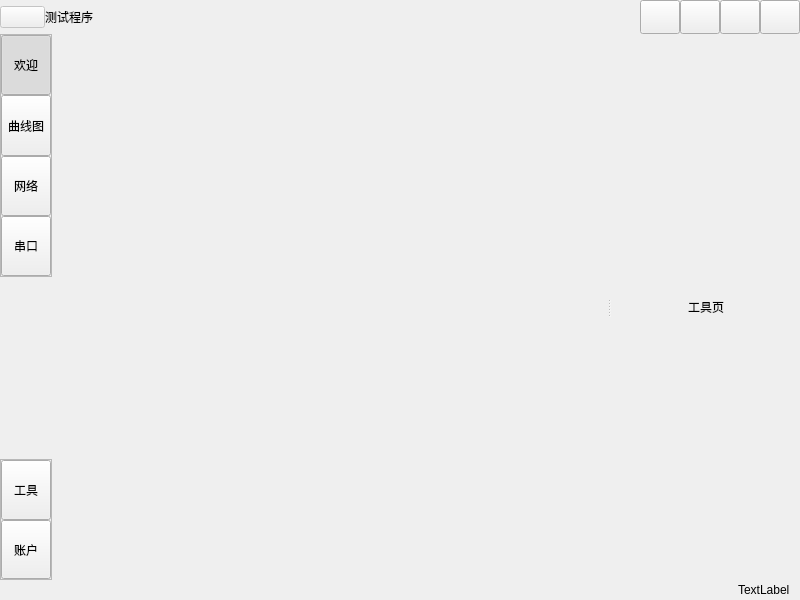
<?xml version="1.0" encoding="UTF-8"?>
<ui version="4.0">
 <class>MainWindow</class>
 <widget class="QMainWindow" name="MainWindow">
  <property name="geometry">
   <rect>
    <x>0</x>
    <y>0</y>
    <width>800</width>
    <height>600</height>
   </rect>
  </property>
  <property name="windowTitle">
   <string>MainWindow</string>
  </property>
  <widget class="QWidget" name="centralwidget">
   <layout class="QVBoxLayout" name="verticalLayout" stretch="2,32,1">
    <property name="spacing">
     <number>0</number>
    </property>
    <property name="leftMargin">
     <number>0</number>
    </property>
    <property name="topMargin">
     <number>0</number>
    </property>
    <property name="rightMargin">
     <number>0</number>
    </property>
    <property name="bottomMargin">
     <number>0</number>
    </property>
    <item>
     <widget class="QWidget" name="TitleWidget" native="true">
      <layout class="QHBoxLayout" name="horizontalLayout">
       <property name="spacing">
        <number>0</number>
       </property>
       <property name="leftMargin">
        <number>0</number>
       </property>
       <property name="topMargin">
        <number>0</number>
       </property>
       <property name="rightMargin">
        <number>0</number>
       </property>
       <property name="bottomMargin">
        <number>0</number>
       </property>
       <item>
        <widget class="QWidget" name="IconWidget" native="true">
         <property name="sizePolicy">
          <sizepolicy hsizetype="Preferred" vsizetype="Preferred">
           <horstretch>0</horstretch>
           <verstretch>0</verstretch>
          </sizepolicy>
         </property>
         <layout class="QHBoxLayout" name="horizontalLayout_4">
          <property name="spacing">
           <number>0</number>
          </property>
          <property name="leftMargin">
           <number>0</number>
          </property>
          <property name="topMargin">
           <number>0</number>
          </property>
          <property name="rightMargin">
           <number>0</number>
          </property>
          <property name="bottomMargin">
           <number>0</number>
          </property>
          <item>
           <widget class="QPushButton" name="IconBtn">
            <property name="enabled">
             <bool>false</bool>
            </property>
            <property name="minimumSize">
             <size>
              <width>45</width>
              <height>0</height>
             </size>
            </property>
            <property name="text">
             <string/>
            </property>
            <property name="icon">
             <iconset resource="PictureRes.qrc">
              <normaloff>:/icon/icon/ufoW.png</normaloff>:/icon/icon/ufoW.png</iconset>
            </property>
           </widget>
          </item>
          <item>
           <widget class="QLabel" name="IconLabel">
            <property name="text">
             <string>测试程序</string>
            </property>
           </widget>
          </item>
         </layout>
        </widget>
       </item>
       <item>
        <spacer name="horizontalSpacer">
         <property name="orientation">
          <enum>Qt::Horizontal</enum>
         </property>
         <property name="sizeType">
          <enum>QSizePolicy::Expanding</enum>
         </property>
         <property name="sizeHint" stdset="0">
          <size>
           <width>157</width>
           <height>20</height>
          </size>
         </property>
        </spacer>
       </item>
       <item>
        <widget class="QWidget" name="SearchWidget" native="true">
         <layout class="QHBoxLayout" name="horizontalLayout_2">
          <property name="spacing">
           <number>0</number>
          </property>
          <property name="leftMargin">
           <number>0</number>
          </property>
          <property name="topMargin">
           <number>3</number>
          </property>
          <property name="rightMargin">
           <number>0</number>
          </property>
          <property name="bottomMargin">
           <number>3</number>
          </property>
         </layout>
        </widget>
       </item>
       <item>
        <widget class="QWidget" name="BtnWidget" native="true">
         <layout class="QHBoxLayout" name="horizontalLayout_3">
          <property name="spacing">
           <number>0</number>
          </property>
          <property name="leftMargin">
           <number>0</number>
          </property>
          <property name="topMargin">
           <number>0</number>
          </property>
          <property name="rightMargin">
           <number>0</number>
          </property>
          <property name="bottomMargin">
           <number>0</number>
          </property>
          <item>
           <widget class="QPushButton" name="QssBtn">
            <property name="sizePolicy">
             <sizepolicy hsizetype="Minimum" vsizetype="Expanding">
              <horstretch>0</horstretch>
              <verstretch>0</verstretch>
             </sizepolicy>
            </property>
            <property name="minimumSize">
             <size>
              <width>40</width>
              <height>0</height>
             </size>
            </property>
            <property name="text">
             <string/>
            </property>
            <property name="icon">
             <iconset resource="PictureRes.qrc">
              <normaloff>:/icon/icon/penW.png</normaloff>:/icon/icon/penW.png</iconset>
            </property>
           </widget>
          </item>
          <item>
           <widget class="QPushButton" name="MinBtn">
            <property name="sizePolicy">
             <sizepolicy hsizetype="Minimum" vsizetype="Expanding">
              <horstretch>0</horstretch>
              <verstretch>0</verstretch>
             </sizepolicy>
            </property>
            <property name="minimumSize">
             <size>
              <width>40</width>
              <height>0</height>
             </size>
            </property>
            <property name="text">
             <string/>
            </property>
            <property name="icon">
             <iconset resource="PictureRes.qrc">
              <normaloff>:/icon/icon/minW.png</normaloff>:/icon/icon/minW.png</iconset>
            </property>
           </widget>
          </item>
          <item>
           <widget class="QPushButton" name="MaxBtn">
            <property name="sizePolicy">
             <sizepolicy hsizetype="Minimum" vsizetype="Expanding">
              <horstretch>0</horstretch>
              <verstretch>0</verstretch>
             </sizepolicy>
            </property>
            <property name="minimumSize">
             <size>
              <width>40</width>
              <height>0</height>
             </size>
            </property>
            <property name="text">
             <string/>
            </property>
            <property name="icon">
             <iconset resource="PictureRes.qrc">
              <normaloff>:/icon/icon/maxW.png</normaloff>:/icon/icon/maxW.png</iconset>
            </property>
           </widget>
          </item>
          <item>
           <widget class="QPushButton" name="CloseBtn">
            <property name="sizePolicy">
             <sizepolicy hsizetype="Minimum" vsizetype="Expanding">
              <horstretch>0</horstretch>
              <verstretch>0</verstretch>
             </sizepolicy>
            </property>
            <property name="minimumSize">
             <size>
              <width>40</width>
              <height>0</height>
             </size>
            </property>
            <property name="text">
             <string/>
            </property>
            <property name="icon">
             <iconset resource="PictureRes.qrc">
              <normaloff>:/icon/icon/close.png</normaloff>:/icon/icon/close.png</iconset>
            </property>
           </widget>
          </item>
         </layout>
        </widget>
       </item>
      </layout>
     </widget>
    </item>
    <item>
     <widget class="QWidget" name="MainWidget" native="true">
      <layout class="QHBoxLayout" name="horizontalLayout_5" stretch="1,15">
       <property name="spacing">
        <number>0</number>
       </property>
       <property name="leftMargin">
        <number>0</number>
       </property>
       <property name="topMargin">
        <number>0</number>
       </property>
       <property name="rightMargin">
        <number>0</number>
       </property>
       <property name="bottomMargin">
        <number>0</number>
       </property>
       <item>
        <widget class="QWidget" name="leftMenu" native="true">
         <layout class="QVBoxLayout" name="verticalLayout_4" stretch="4,3,2">
          <property name="spacing">
           <number>0</number>
          </property>
          <property name="leftMargin">
           <number>0</number>
          </property>
          <property name="topMargin">
           <number>0</number>
          </property>
          <property name="rightMargin">
           <number>0</number>
          </property>
          <property name="bottomMargin">
           <number>0</number>
          </property>
          <item>
           <widget class="QFrame" name="menuFrame">
            <property name="sizePolicy">
             <sizepolicy hsizetype="Preferred" vsizetype="Preferred">
              <horstretch>0</horstretch>
              <verstretch>0</verstretch>
             </sizepolicy>
            </property>
            <property name="frameShape">
             <enum>QFrame::StyledPanel</enum>
            </property>
            <property name="frameShadow">
             <enum>QFrame::Raised</enum>
            </property>
            <layout class="QGridLayout" name="gridLayout">
             <property name="leftMargin">
              <number>0</number>
             </property>
             <property name="topMargin">
              <number>0</number>
             </property>
             <property name="rightMargin">
              <number>0</number>
             </property>
             <property name="bottomMargin">
              <number>0</number>
             </property>
             <property name="spacing">
              <number>0</number>
             </property>
             <item row="3" column="0">
              <widget class="QToolButton" name="networkBtn">
               <property name="sizePolicy">
                <sizepolicy hsizetype="Expanding" vsizetype="Expanding">
                 <horstretch>0</horstretch>
                 <verstretch>0</verstretch>
                </sizepolicy>
               </property>
               <property name="text">
                <string>网络</string>
               </property>
               <property name="icon">
                <iconset resource="PictureRes.qrc">
                 <normaloff>:/icon/icon/network.png</normaloff>:/icon/icon/network.png</iconset>
               </property>
               <property name="checkable">
                <bool>true</bool>
               </property>
               <property name="checked">
                <bool>false</bool>
               </property>
               <property name="autoExclusive">
                <bool>true</bool>
               </property>
               <property name="toolButtonStyle">
                <enum>Qt::ToolButtonTextUnderIcon</enum>
               </property>
              </widget>
             </item>
             <item row="2" column="0">
              <widget class="QToolButton" name="plotBtn">
               <property name="sizePolicy">
                <sizepolicy hsizetype="Expanding" vsizetype="Expanding">
                 <horstretch>0</horstretch>
                 <verstretch>0</verstretch>
                </sizepolicy>
               </property>
               <property name="text">
                <string>曲线图</string>
               </property>
               <property name="icon">
                <iconset resource="PictureRes.qrc">
                 <normaloff>:/icon/icon/Curves.png</normaloff>:/icon/icon/Curves.png</iconset>
               </property>
               <property name="checkable">
                <bool>true</bool>
               </property>
               <property name="checked">
                <bool>false</bool>
               </property>
               <property name="autoExclusive">
                <bool>true</bool>
               </property>
               <property name="toolButtonStyle">
                <enum>Qt::ToolButtonTextUnderIcon</enum>
               </property>
              </widget>
             </item>
             <item row="0" column="0">
              <widget class="QToolButton" name="startBtn">
               <property name="sizePolicy">
                <sizepolicy hsizetype="Expanding" vsizetype="Expanding">
                 <horstretch>0</horstretch>
                 <verstretch>0</verstretch>
                </sizepolicy>
               </property>
               <property name="text">
                <string>欢迎</string>
               </property>
               <property name="icon">
                <iconset resource="PictureRes.qrc">
                 <normaloff>:/icon/icon/Hi.png</normaloff>:/icon/icon/Hi.png</iconset>
               </property>
               <property name="checkable">
                <bool>true</bool>
               </property>
               <property name="checked">
                <bool>true</bool>
               </property>
               <property name="autoExclusive">
                <bool>true</bool>
               </property>
               <property name="toolButtonStyle">
                <enum>Qt::ToolButtonTextUnderIcon</enum>
               </property>
              </widget>
             </item>
             <item row="4" column="0">
              <widget class="QToolButton" name="modbusBtn">
               <property name="sizePolicy">
                <sizepolicy hsizetype="Expanding" vsizetype="Expanding">
                 <horstretch>0</horstretch>
                 <verstretch>0</verstretch>
                </sizepolicy>
               </property>
               <property name="text">
                <string>串口</string>
               </property>
               <property name="icon">
                <iconset resource="PictureRes.qrc">
                 <normaloff>:/icon/icon/com.png</normaloff>:/icon/icon/com.png</iconset>
               </property>
               <property name="checkable">
                <bool>true</bool>
               </property>
               <property name="autoExclusive">
                <bool>true</bool>
               </property>
               <property name="toolButtonStyle">
                <enum>Qt::ToolButtonTextUnderIcon</enum>
               </property>
              </widget>
             </item>
            </layout>
           </widget>
          </item>
          <item>
           <spacer name="verticalSpacer">
            <property name="orientation">
             <enum>Qt::Vertical</enum>
            </property>
            <property name="sizeType">
             <enum>QSizePolicy::Expanding</enum>
            </property>
            <property name="sizeHint" stdset="0">
             <size>
              <width>20</width>
              <height>201</height>
             </size>
            </property>
           </spacer>
          </item>
          <item>
           <widget class="QFrame" name="toolFrame">
            <property name="sizePolicy">
             <sizepolicy hsizetype="Preferred" vsizetype="Preferred">
              <horstretch>0</horstretch>
              <verstretch>0</verstretch>
             </sizepolicy>
            </property>
            <property name="frameShape">
             <enum>QFrame::StyledPanel</enum>
            </property>
            <property name="frameShadow">
             <enum>QFrame::Raised</enum>
            </property>
            <layout class="QGridLayout" name="gridLayout_2">
             <property name="leftMargin">
              <number>0</number>
             </property>
             <property name="topMargin">
              <number>0</number>
             </property>
             <property name="rightMargin">
              <number>0</number>
             </property>
             <property name="bottomMargin">
              <number>0</number>
             </property>
             <property name="spacing">
              <number>0</number>
             </property>
             <item row="0" column="0">
              <widget class="QToolButton" name="toolBtn">
               <property name="sizePolicy">
                <sizepolicy hsizetype="Expanding" vsizetype="Expanding">
                 <horstretch>0</horstretch>
                 <verstretch>0</verstretch>
                </sizepolicy>
               </property>
               <property name="text">
                <string>工具</string>
               </property>
               <property name="icon">
                <iconset resource="PictureRes.qrc">
                 <normaloff>:/icon/icon/tool.png</normaloff>:/icon/icon/tool.png</iconset>
               </property>
               <property name="toolButtonStyle">
                <enum>Qt::ToolButtonTextUnderIcon</enum>
               </property>
              </widget>
             </item>
             <item row="1" column="0">
              <widget class="QToolButton" name="idBtn">
               <property name="sizePolicy">
                <sizepolicy hsizetype="Expanding" vsizetype="Expanding">
                 <horstretch>0</horstretch>
                 <verstretch>0</verstretch>
                </sizepolicy>
               </property>
               <property name="text">
                <string>账户</string>
               </property>
               <property name="icon">
                <iconset resource="PictureRes.qrc">
                 <normaloff>:/icon/icon/ID.png</normaloff>:/icon/icon/ID.png</iconset>
               </property>
               <property name="toolButtonStyle">
                <enum>Qt::ToolButtonTextUnderIcon</enum>
               </property>
              </widget>
             </item>
            </layout>
           </widget>
          </item>
         </layout>
        </widget>
       </item>
       <item>
        <widget class="QSplitter" name="splitter">
         <property name="orientation">
          <enum>Qt::Horizontal</enum>
         </property>
         <property name="childrenCollapsible">
          <bool>false</bool>
         </property>
         <widget class="QWidget" name="mainPage" native="true">
          <property name="sizePolicy">
           <sizepolicy hsizetype="Preferred" vsizetype="Preferred">
            <horstretch>0</horstretch>
            <verstretch>0</verstretch>
           </sizepolicy>
          </property>
          <property name="minimumSize">
           <size>
            <width>50</width>
            <height>0</height>
           </size>
          </property>
          <layout class="QGridLayout" name="gridLayout_3">
           <property name="leftMargin">
            <number>0</number>
           </property>
           <property name="topMargin">
            <number>0</number>
           </property>
           <property name="rightMargin">
            <number>0</number>
           </property>
           <property name="bottomMargin">
            <number>0</number>
           </property>
           <property name="spacing">
            <number>0</number>
           </property>
           <item row="0" column="0">
            <widget class="QStackedWidget" name="mainStack">
             <property name="currentIndex">
              <number>0</number>
             </property>
             <widget class="CarouselWidget" name="startPage"/>
             <widget class="QWidget" name="plotPage">
              <layout class="QVBoxLayout" name="verticalLayout_2" stretch="8">
               <item>
                <widget class="MyGrid" name="gridtest" native="true"/>
               </item>
              </layout>
             </widget>
             <widget class="QWidget" name="networkPage">
              <layout class="QGridLayout" name="gridLayout_5">
               <item row="0" column="0">
                <spacer name="horizontalSpacer_7">
                 <property name="orientation">
                  <enum>Qt::Horizontal</enum>
                 </property>
                 <property name="sizeHint" stdset="0">
                  <size>
                   <width>40</width>
                   <height>20</height>
                  </size>
                 </property>
                </spacer>
               </item>
               <item row="0" column="1">
                <widget class="QLabel" name="label_3">
                 <property name="text">
                  <string>网络页</string>
                 </property>
                </widget>
               </item>
               <item row="0" column="2">
                <spacer name="horizontalSpacer_8">
                 <property name="orientation">
                  <enum>Qt::Horizontal</enum>
                 </property>
                 <property name="sizeHint" stdset="0">
                  <size>
                   <width>40</width>
                   <height>20</height>
                  </size>
                 </property>
                </spacer>
               </item>
              </layout>
             </widget>
             <widget class="QWidget" name="comPage">
              <layout class="QHBoxLayout" name="horizontalLayout_8" stretch="1,4">
               <property name="spacing">
                <number>0</number>
               </property>
               <property name="leftMargin">
                <number>0</number>
               </property>
               <property name="topMargin">
                <number>0</number>
               </property>
               <property name="rightMargin">
                <number>0</number>
               </property>
               <property name="bottomMargin">
                <number>0</number>
               </property>
               <item>
                <widget class="QWidget" name="widget_4" native="true">
                 <layout class="QVBoxLayout" name="verticalLayout_5" stretch="1,6,2,4">
                  <property name="spacing">
                   <number>0</number>
                  </property>
                  <property name="leftMargin">
                   <number>0</number>
                  </property>
                  <property name="topMargin">
                   <number>0</number>
                  </property>
                  <property name="rightMargin">
                   <number>0</number>
                  </property>
                  <property name="bottomMargin">
                   <number>0</number>
                  </property>
                  <item>
                   <widget class="QWidget" name="widget_7" native="true">
                    <layout class="QGridLayout" name="gridLayout_12">
                     <item row="0" column="0">
                      <widget class="QLabel" name="label_6">
                       <property name="text">
                        <string>未连接</string>
                       </property>
                       <property name="alignment">
                        <set>Qt::AlignCenter</set>
                       </property>
                      </widget>
                     </item>
                    </layout>
                   </widget>
                  </item>
                  <item>
                   <widget class="QWidget" name="widget" native="true">
                    <layout class="QFormLayout" name="formLayout">
                     <item row="0" column="0">
                      <widget class="QLabel" name="comportLabel">
                       <property name="text">
                        <string>端口</string>
                       </property>
                      </widget>
                     </item>
                     <item row="0" column="1">
                      <widget class="QComboBox" name="comportBox"/>
                     </item>
                     <item row="1" column="0">
                      <widget class="QLabel" name="baudrateLabel">
                       <property name="text">
                        <string>波特率</string>
                       </property>
                      </widget>
                     </item>
                     <item row="1" column="1">
                      <widget class="QComboBox" name="baudrateBox">
                       <item>
                        <property name="text">
                         <string>9600</string>
                        </property>
                       </item>
                       <item>
                        <property name="text">
                         <string>19200</string>
                        </property>
                       </item>
                       <item>
                        <property name="text">
                         <string>38400</string>
                        </property>
                       </item>
                       <item>
                        <property name="text">
                         <string>57600</string>
                        </property>
                       </item>
                       <item>
                        <property name="text">
                         <string>115200</string>
                        </property>
                       </item>
                      </widget>
                     </item>
                     <item row="2" column="0">
                      <widget class="QLabel" name="databitLabel">
                       <property name="text">
                        <string>数据位</string>
                       </property>
                      </widget>
                     </item>
                     <item row="2" column="1">
                      <widget class="QComboBox" name="databitBox">
                       <property name="currentIndex">
                        <number>3</number>
                       </property>
                       <item>
                        <property name="text">
                         <string>5</string>
                        </property>
                       </item>
                       <item>
                        <property name="text">
                         <string>6</string>
                        </property>
                       </item>
                       <item>
                        <property name="text">
                         <string>7</string>
                        </property>
                       </item>
                       <item>
                        <property name="text">
                         <string>8</string>
                        </property>
                       </item>
                      </widget>
                     </item>
                     <item row="3" column="0">
                      <widget class="QLabel" name="parityLabel">
                       <property name="text">
                        <string>校验位</string>
                       </property>
                      </widget>
                     </item>
                     <item row="3" column="1">
                      <widget class="QComboBox" name="parityBox">
                       <item>
                        <property name="text">
                         <string>None</string>
                        </property>
                       </item>
                       <item>
                        <property name="text">
                         <string>Even</string>
                        </property>
                       </item>
                       <item>
                        <property name="text">
                         <string>Odd</string>
                        </property>
                       </item>
                      </widget>
                     </item>
                     <item row="4" column="0">
                      <widget class="QLabel" name="stopbitsLabel">
                       <property name="text">
                        <string>停止位</string>
                       </property>
                      </widget>
                     </item>
                     <item row="4" column="1">
                      <widget class="QComboBox" name="stopbitsBox">
                       <item>
                        <property name="text">
                         <string>1</string>
                        </property>
                       </item>
                       <item>
                        <property name="text">
                         <string>1.5</string>
                        </property>
                       </item>
                       <item>
                        <property name="text">
                         <string>2</string>
                        </property>
                       </item>
                      </widget>
                     </item>
                     <item row="5" column="0">
                      <widget class="QLabel" name="flowcontrolLabel">
                       <property name="text">
                        <string>流控</string>
                       </property>
                      </widget>
                     </item>
                     <item row="5" column="1">
                      <widget class="QComboBox" name="flowcontrolBox">
                       <item>
                        <property name="text">
                         <string>None</string>
                        </property>
                       </item>
                       <item>
                        <property name="text">
                         <string>Hardware</string>
                        </property>
                       </item>
                       <item>
                        <property name="text">
                         <string>Software</string>
                        </property>
                       </item>
                      </widget>
                     </item>
                    </layout>
                   </widget>
                  </item>
                  <item>
                   <widget class="QWidget" name="widget_6" native="true">
                    <layout class="QVBoxLayout" name="verticalLayout_3">
                     <item>
                      <widget class="QPushButton" name="comConnect">
                       <property name="text">
                        <string>开始连接</string>
                       </property>
                      </widget>
                     </item>
                     <item>
                      <widget class="QPushButton" name="comDisconnect">
                       <property name="text">
                        <string>断开连接</string>
                       </property>
                      </widget>
                     </item>
                    </layout>
                   </widget>
                  </item>
                  <item>
                   <widget class="QWidget" name="widget_3" native="true">
                    <layout class="QGridLayout" name="gridLayout_6">
                     <item row="0" column="0">
                      <widget class="QLabel" name="label_2">
                       <property name="text">
                        <string>接受发送配置</string>
                       </property>
                       <property name="alignment">
                        <set>Qt::AlignCenter</set>
                       </property>
                      </widget>
                     </item>
                    </layout>
                   </widget>
                  </item>
                 </layout>
                </widget>
               </item>
               <item>
                <widget class="QWidget" name="widget_5" native="true">
                 <layout class="QVBoxLayout" name="verticalLayout_6">
                  <item>
                   <widget class="QWidget" name="widget_8" native="true">
                    <layout class="QGridLayout" name="gridLayout_10">
                     <item row="0" column="0">
                      <widget class="QTextEdit" name="textEdit"/>
                     </item>
                    </layout>
                   </widget>
                  </item>
                  <item>
                   <widget class="QWidget" name="widget_9" native="true">
                    <layout class="QGridLayout" name="gridLayout_11">
                     <item row="0" column="0">
                      <widget class="QTextBrowser" name="textBrowser"/>
                     </item>
                    </layout>
                   </widget>
                  </item>
                  <item>
                   <widget class="QWidget" name="widget_10" native="true">
                    <layout class="QHBoxLayout" name="horizontalLayout_10">
                     <item>
                      <widget class="QPushButton" name="pushButton_5">
                       <property name="text">
                        <string>PushButton</string>
                       </property>
                      </widget>
                     </item>
                    </layout>
                   </widget>
                  </item>
                 </layout>
                </widget>
               </item>
              </layout>
             </widget>
            </widget>
           </item>
          </layout>
         </widget>
         <widget class="QWidget" name="rightMenu" native="true">
          <property name="minimumSize">
           <size>
            <width>1</width>
            <height>0</height>
           </size>
          </property>
          <layout class="QGridLayout" name="gridLayout_4">
           <item row="0" column="0">
            <widget class="QStackedWidget" name="rightStack">
             <property name="currentIndex">
              <number>0</number>
             </property>
             <widget class="QWidget" name="toolPage">
              <layout class="QGridLayout" name="gridLayout_8">
               <item row="0" column="1">
                <widget class="QLabel" name="label_4">
                 <property name="text">
                  <string>工具页</string>
                 </property>
                </widget>
               </item>
               <item row="0" column="2">
                <spacer name="horizontalSpacer_11">
                 <property name="orientation">
                  <enum>Qt::Horizontal</enum>
                 </property>
                 <property name="sizeHint" stdset="0">
                  <size>
                   <width>47</width>
                   <height>20</height>
                  </size>
                 </property>
                </spacer>
               </item>
               <item row="0" column="0">
                <spacer name="horizontalSpacer_10">
                 <property name="orientation">
                  <enum>Qt::Horizontal</enum>
                 </property>
                 <property name="sizeHint" stdset="0">
                  <size>
                   <width>48</width>
                   <height>20</height>
                  </size>
                 </property>
                </spacer>
               </item>
              </layout>
             </widget>
             <widget class="QWidget" name="idPage">
              <layout class="QGridLayout" name="gridLayout_9">
               <item row="0" column="0">
                <spacer name="horizontalSpacer_12">
                 <property name="orientation">
                  <enum>Qt::Horizontal</enum>
                 </property>
                 <property name="sizeHint" stdset="0">
                  <size>
                   <width>48</width>
                   <height>20</height>
                  </size>
                 </property>
                </spacer>
               </item>
               <item row="0" column="1">
                <widget class="QLabel" name="label_5">
                 <property name="text">
                  <string>账户页</string>
                 </property>
                </widget>
               </item>
               <item row="0" column="2">
                <spacer name="horizontalSpacer_13">
                 <property name="orientation">
                  <enum>Qt::Horizontal</enum>
                 </property>
                 <property name="sizeHint" stdset="0">
                  <size>
                   <width>47</width>
                   <height>20</height>
                  </size>
                 </property>
                </spacer>
               </item>
              </layout>
             </widget>
            </widget>
           </item>
          </layout>
         </widget>
        </widget>
       </item>
      </layout>
     </widget>
    </item>
    <item>
     <widget class="QWidget" name="StatusWidget" native="true">
      <layout class="QHBoxLayout" name="horizontalLayout_6">
       <property name="spacing">
        <number>0</number>
       </property>
       <property name="leftMargin">
        <number>0</number>
       </property>
       <property name="topMargin">
        <number>0</number>
       </property>
       <property name="rightMargin">
        <number>10</number>
       </property>
       <property name="bottomMargin">
        <number>0</number>
       </property>
       <item>
        <spacer name="horizontalSpacer_9">
         <property name="orientation">
          <enum>Qt::Horizontal</enum>
         </property>
         <property name="sizeHint" stdset="0">
          <size>
           <width>718</width>
           <height>20</height>
          </size>
         </property>
        </spacer>
       </item>
       <item>
        <widget class="QLabel" name="timeLabel">
         <property name="text">
          <string>TextLabel</string>
         </property>
        </widget>
       </item>
      </layout>
     </widget>
    </item>
   </layout>
  </widget>
 </widget>
 <customwidgets>
  <customwidget>
   <class>MyGrid</class>
   <extends>QWidget</extends>
   <header>mygrid.h</header>
   <container>1</container>
  </customwidget>
  <customwidget>
   <class>CarouselWidget</class>
   <extends>QWidget</extends>
   <header>carouselwidget.h</header>
   <container>1</container>
  </customwidget>
 </customwidgets>
 <resources>
  <include location="PictureRes.qrc"/>
 </resources>
 <connections/>
</ui>
